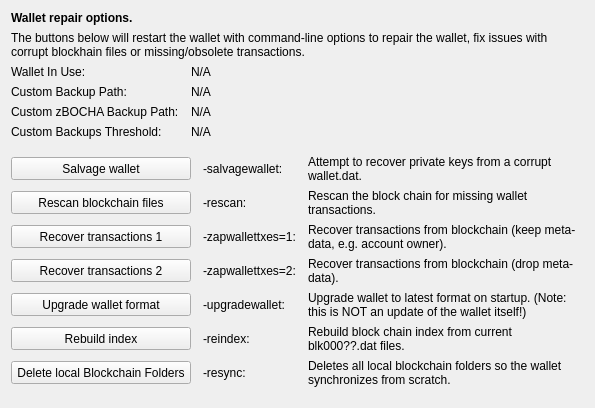
     <widget class="QWidget" name="tab_repair">
      <attribute name="title">
       <string>&amp;Wallet Repair</string>
      </attribute>
      <layout class="QGridLayout" name="gridLayout_4" columnstretch="0,0,0,0">
       <property name="horizontalSpacing">
        <number>12</number>
       </property>
       <item row="0" column="0" colspan="4">
        <widget class="QLabel" name="label_repair_header">
         <property name="font">
          <font>
           <weight>75</weight>
           <bold>true</bold>
          </font>
         </property>
         <property name="text">
          <string>Wallet repair options.</string>
         </property>
        </widget>
       </item>
       <item row="1" column="0" colspan="4">
        <widget class="QLabel" name="label_repair_helptext">
         <property name="font">
          <font>
           <weight>50</weight>
           <bold>false</bold>
          </font>
         </property>
         <property name="text">
          <string>The buttons below will restart the wallet with command-line options to repair the wallet, fix issues with corrupt blockhain files or missing/obsolete transactions.</string>
         </property>
         <property name="wordWrap">
          <bool>true</bool>
         </property>
        </widget>
       </item>
       <item row="2" column="0">
        <widget class="QLabel" name="wallet_path_label">
         <property name="text">
          <string>Wallet In Use:</string>
         </property>
        </widget>
       </item>
       <item row="2" column="1" colspan="3">
        <widget class="QLabel" name="wallet_path">
         <property name="cursor">
          <cursorShape>IBeamCursor</cursorShape>
         </property>
         <property name="text">
          <string>N/A</string>
         </property>
         <property name="textFormat">
          <enum>Qt::PlainText</enum>
         </property>
         <property name="textInteractionFlags">
          <set>Qt::LinksAccessibleByMouse|Qt::TextSelectableByKeyboard|Qt::TextSelectableByMouse</set>
         </property>
        </widget>
       </item>
       <item row="3" column="0">
        <widget class="QLabel" name="wallet_custombackuppath_label">
         <property name="text">
          <string>Custom Backup Path:</string>
         </property>
         <property name="visible">
          <bool>false</bool>
         </property>
        </widget>
       </item>
       <item row="3" column="1" colspan="3">
        <widget class="QLabel" name="wallet_custombackuppath">
         <property name="cursor">
          <cursorShape>IBeamCursor</cursorShape>
         </property>
         <property name="text">
          <string>N/A</string>
         </property>
         <property name="textFormat">
          <enum>Qt::PlainText</enum>
         </property>
         <property name="textInteractionFlags">
          <set>Qt::LinksAccessibleByMouse|Qt::TextSelectableByKeyboard|Qt::TextSelectableByMouse</set>
         </property>
         <property name="visible">
          <bool>false</bool>
         </property>
        </widget>
       </item>
       <item row="4" column="0">
        <widget class="QLabel" name="wallet_customzbochabackuppath_label">
         <property name="text">
          <string>Custom zBOCHA Backup Path:</string>
         </property>
         <property name="visible">
          <bool>false</bool>
         </property>
        </widget>
       </item>
       <item row="4" column="1" colspan="3">
        <widget class="QLabel" name="wallet_customzbochabackuppath">
         <property name="cursor">
          <cursorShape>IBeamCursor</cursorShape>
         </property>
         <property name="text">
          <string>N/A</string>
         </property>
         <property name="textFormat">
          <enum>Qt::PlainText</enum>
         </property>
         <property name="textInteractionFlags">
          <set>Qt::LinksAccessibleByMouse|Qt::TextSelectableByKeyboard|Qt::TextSelectableByMouse</set>
         </property>
         <property name="visible">
          <bool>false</bool>
         </property>
        </widget>
       </item>
       <item row="5" column="0">
        <widget class="QLabel" name="wallet_custombackupthreshold_label">
         <property name="text">
          <string>Custom Backups Threshold:</string>
         </property>
         <property name="visible">
          <bool>false</bool>
         </property>
        </widget>
       </item>
       <item row="5" column="1" colspan="3">
        <widget class="QLabel" name="wallet_custombackupthreshold">
         <property name="cursor">
          <cursorShape>IBeamCursor</cursorShape>
         </property>
         <property name="text">
          <string>N/A</string>
         </property>
         <property name="textFormat">
          <enum>Qt::PlainText</enum>
         </property>
         <property name="textInteractionFlags">
          <set>Qt::LinksAccessibleByMouse|Qt::TextSelectableByKeyboard|Qt::TextSelectableByMouse</set>
         </property>
         <property name="visible">
          <bool>false</bool>
         </property>
        </widget>
       </item>
       <item row="6" column="0">
        <spacer name="verticalSpacer_repair1">
         <property name="orientation">
          <enum>Qt::Vertical</enum>
         </property>
         <property name="sizeHint" stdset="0">
          <size>
           <width>10</width>
           <height>10</height>
          </size>
         </property>
        </spacer>
       </item>
       <item row="7" column="0" colspan="2">
        <widget class="QPushButton" name="btn_salvagewallet">
         <property name="minimumSize">
          <size>
           <width>100</width>
           <height>23</height>
          </size>
         </property>
         <property name="text">
          <string>Salvage wallet</string>
         </property>
        </widget>
       </item>
       <item row="7" column="2">
        <widget class="QLabel" name="label_repair_salvage_command">
         <property name="text">
          <string notr="true">-salvagewallet:</string>
         </property>
        </widget>
       </item>
       <item row="7" column="3">
        <widget class="QLabel" name="label_repair_salvage">
         <property name="text">
          <string>Attempt to recover private keys from a corrupt wallet.dat.</string>
         </property>
         <property name="wordWrap">
          <bool>true</bool>
         </property>
        </widget>
       </item>
       <item row="8" column="0" colspan="2">
        <widget class="QPushButton" name="btn_rescan">
         <property name="minimumSize">
          <size>
           <width>100</width>
           <height>23</height>
          </size>
         </property>
         <property name="text">
          <string>Rescan blockchain files</string>
         </property>
        </widget>
       </item>
       <item row="8" column="2">
        <widget class="QLabel" name="label_repair_rescan_command">
         <property name="text">
          <string notr="true">-rescan:</string>
         </property>
        </widget>
       </item>
       <item row="8" column="3">
        <widget class="QLabel" name="label_repair_rescan">
         <property name="text">
          <string>Rescan the block chain for missing wallet transactions.</string>
         </property>
         <property name="wordWrap">
          <bool>true</bool>
         </property>
        </widget>
       </item>
       <item row="9" column="0" colspan="2">
        <widget class="QPushButton" name="btn_zapwallettxes1">
         <property name="minimumSize">
          <size>
           <width>100</width>
           <height>23</height>
          </size>
         </property>
         <property name="text">
          <string>Recover transactions 1</string>
         </property>
        </widget>
       </item>
       <item row="9" column="2">
        <widget class="QLabel" name="label_repair_zap1_command">
         <property name="text">
          <string notr="true">-zapwallettxes=1:</string>
         </property>
        </widget>
       </item>
       <item row="9" column="3">
        <widget class="QLabel" name="label_repair_zap1">
         <property name="text">
          <string>Recover transactions from blockchain (keep meta-data, e.g. account owner).</string>
         </property>
         <property name="wordWrap">
          <bool>true</bool>
         </property>
        </widget>
       </item>
       <item row="10" column="0" colspan="2">
        <widget class="QPushButton" name="btn_zapwallettxes2">
         <property name="minimumSize">
          <size>
           <width>100</width>
           <height>23</height>
          </size>
         </property>
         <property name="text">
          <string>Recover transactions 2</string>
         </property>
        </widget>
       </item>
       <item row="10" column="2">
        <widget class="QLabel" name="label_repair_zap2_command">
         <property name="text">
          <string notr="true">-zapwallettxes=2:</string>
         </property>
        </widget>
       </item>
       <item row="10" column="3">
        <widget class="QLabel" name="label_repair_zap2">
         <property name="text">
          <string>Recover transactions from blockchain (drop meta-data).</string>
         </property>
         <property name="wordWrap">
          <bool>true</bool>
         </property>
        </widget>
       </item>
       <item row="11" column="0" colspan="2">
        <widget class="QPushButton" name="btn_upgradewallet">
         <property name="minimumSize">
          <size>
           <width>100</width>
           <height>23</height>
          </size>
         </property>
         <property name="text">
          <string>Upgrade wallet format</string>
         </property>
        </widget>
       </item>
       <item row="11" column="2">
        <widget class="QLabel" name="label_repair_upgrade_command">
         <property name="text">
          <string notr="true">-upgradewallet:</string>
         </property>
        </widget>
       </item>
       <item row="11" column="3">
        <widget class="QLabel" name="label_repair_upgrade">
         <property name="text">
          <string>Upgrade wallet to latest format on startup. (Note: this is NOT an update of the wallet itself!)</string>
         </property>
         <property name="wordWrap">
          <bool>true</bool>
         </property>
        </widget>
       </item>
       <item row="12" column="0" colspan="2">
        <widget class="QPushButton" name="btn_reindex">
         <property name="minimumSize">
          <size>
           <width>100</width>
           <height>23</height>
          </size>
         </property>
         <property name="text">
          <string>Rebuild index</string>
         </property>
        </widget>
       </item>
       <item row="12" column="2">
        <widget class="QLabel" name="label_repair_reindex_command">
         <property name="text">
          <string notr="true">-reindex:</string>
         </property>
        </widget>
       </item>
       <item row="12" column="3">
        <widget class="QLabel" name="label_repair_reindex">
         <property name="text">
          <string>Rebuild block chain index from current blk000??.dat files.</string>
         </property>
         <property name="wordWrap">
          <bool>true</bool>
         </property>
        </widget>
       </item>
       <item row="13" column="0" colspan="2">
        <widget class="QPushButton" name="btn_resync">
         <property name="minimumSize">
          <size>
           <width>100</width>
           <height>23</height>
          </size>
         </property>
         <property name="text">
          <string>Delete local Blockchain Folders</string>
         </property>
        </widget>
       </item>
       <item row="13" column="2">
        <widget class="QLabel" name="label_repair_resync_command">
         <property name="text">
          <string>-resync:</string>
         </property>
        </widget>
       </item>
       <item row="13" column="3">
        <widget class="QLabel" name="label_repair_resync">
         <property name="text">
          <string>Deletes all local blockchain folders so the wallet synchronizes from scratch.</string>
         </property>
         <property name="wordWrap">
          <bool>true</bool>
         </property>
        </widget>
       </item>
       <item row="14" column="0">
        <spacer name="verticalSpacer_repair2">
         <property name="orientation">
          <enum>Qt::Vertical</enum>
         </property>
         <property name="sizeHint" stdset="0">
          <size>
           <width>20</width>
           <height>10</height>
          </size>
         </property>
        </spacer>
       </item>
      </layout>
     </widget>
